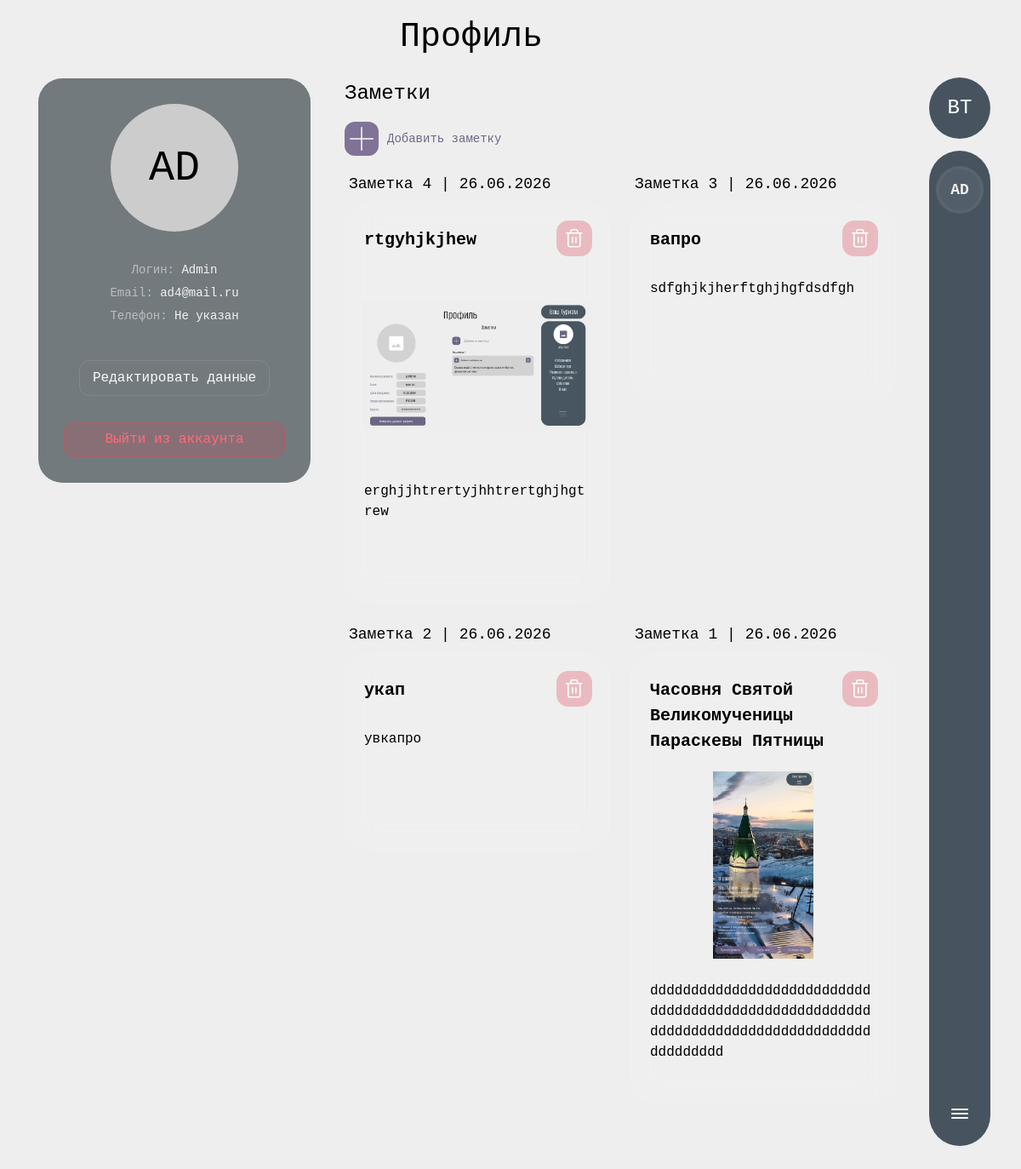
The page /user/profile/ (signed in) on the database its author committed.
### users/models.py (models this page shows, shortened)
class Note(models.Model):
    author = models.ForeignKey(User, on_delete=models.CASCADE, related_name='notes')
    title = models.CharField(max_length=200, verbose_name="Заголовок")
    text = models.TextField(verbose_name="Текст заметки")
    image = models.ImageField(upload_to='notes/', blank=True, null=True, verbose_name="Фото к заметке")
    created_at = models.DateTimeField(auto_now_add=True)
    removed = models.BooleanField(default=False, verbose_name="Удалена")
    class Meta:
        verbose_name = 'Заметка'
        verbose_name_plural = 'Заметки'

### users/views.py (the view, shortened to what this page needs)
# urls.py: path('profile/', views.profile_view, name='profile'),
@login_required
def profile_view(request):
    form = NoteForm()
    notes = request.user.notes.filter(removed=False).order_by('-created_at')
    return render(request, 'users/profile.html', {'notes': notes, 'form': form})

### users/forms.py
class NoteForm(forms.ModelForm):
    class Meta:
        model = Note
        fields = ['title', 'text', 'image']
        widgets = {
            'title': forms.TextInput(attrs={
                'class': 'form-input-glass figma-input',
                'placeholder': 'Заголовок'
            }),
            'text': forms.Textarea(attrs={
                'class': 'form-input-glass figma-input',
                'rows': 2,
                'placeholder': 'Начните ввод'
            }),
            'image': forms.FileInput(attrs={
                'class': 'form-file-input'
            }),
        }

### users/templates/users/profile.html (shortened to what this page needs)
{% extends 'main/layout.html' %}
{% load static %}
{% block body_class %}no-scroll{% endblock %}
{% block content %}
<div class="features">
    <h1 class="text-center mb-4">Профиль</h1>
    <div class="profile-layout">
        <div class="profile-info-side">
            <form method="post" action="{% url 'profile' %}" enctype="multipart/form-data">
                <div class="profile-content-wrapper">
                    <div class="avatar" style="width: 150px; height: 150px; font-size: 50px; overflow: hidden; border-radius: 50%;">
                        {% if user.profile.avatar %}
                            <img src="{{ user.profile.avatar.url }}" style="width:100%; height:100%; object-fit:cover;">
                        {% else %}
                            {{ user.username|slice:":2"|upper }}
                        {% endif %}
                    </div>
                    <div style="width: 100%; margin-top: 20px;">
                        <div class="view-mode">
                            <p><strong>Логин:</strong> {{ user.username }}</p>
                            <p><strong>Email:</strong> {{ user.email }}</p>
                            <p><strong>Телефон:</strong> {{ user.profile.phone|default:"Не указан" }}</p>
                        </div>
                    </div>
                    <a href="javascript:void(0)" onclick="toggleEdit(true)" class="btn-side view-mode" style="background: var(--accent-rgba); margin-top: 20px; text-decoration: none; text-align: center;">Редактировать данные</a>
                </div>
            </form>
            <form method="post" action="{% url 'logout' %}" class="view-mode" style="width: 100%; margin-top: 10px;">
                <button type="submit" class="btn-side" style="background: rgba(219, 68, 85, 0.2); border: 1px solid rgba(219, 68, 85, 0.4); color: #ff6b7a;">
                    Выйти из аккаунта
                </button>
            </form>
        </div>
        <div class="profile-notes-side">
            <div class="notes-tab-header">Заметки</div>
            <div class="add-note-section">
                <div class="tour-top">
                    <button class="tour-add-btn"
                        id="openNoteFormBtn">
                        <svg width="30" height="30" viewBox="0 0 37 37" fill="none" xmlns="http://www.w3.org/2000/svg">
                          <path d="M18.5 1V36M1 18.5H36" stroke="#FFFBFB" stroke-width="2" stroke-linecap="round" stroke-linejoin="round" />
                        </svg>
                    </button>
                    <div class="tour-add-text"> Добавить заметку </div>
                </div>
            </div>
            <div class="notes-grid notes-list-container custom-scroll">
                {% for note in notes %}
                    <div class="note-item-wrapper" id="note-{{ note.id }}">
                        <div class="note-label">Заметка {{ forloop.revcounter }} | {{ note.created_at|date:"d.m.Y" }}</div>
                        <div class="note-card-custom">
                            <div class="note-card-top">
                                <div class="note-content">
                                    <textarea
                                        class="note-edit-title"
                                        data-note-id="{{ note.id }}"
                                        rows="1">{{ note.title }}</textarea>
                                </div>
                                <button
                                    class="btn-more delete-note-btn"
                                    data-note-id="{{ note.id }}">
                                </button>
                            </div>
                            {% if note.image %}
                              <div class="note-image-container">
                                <img src="{{ note.image.url }}" class="note-image" alt="{{ note.title }}">
                              </div>
                            {% endif %}
                            <div class="note-content">
                                <textarea
                                    class="note-edit-text"
                                    data-note-id="{{ note.id }}"
                                    rows="5">{{ note.text }}</textarea>
                            </div>
                        </div>
                    </div>
                {% endfor %}
            </div>
        </div>
    </div>
</div>
{% endblock %}

### main/templates/main/layout.html (shortened to what this page needs)
{% load static %}
<!doctype html>
<html lang="ru">
<head>
    <link rel="stylesheet" href="https://cdn.jsdelivr.net/npm/bootstrap@5.3.3/dist/css/bootstrap.min.css">
    <link rel="stylesheet" href="https://unpkg.com/leaflet/dist/leaflet.css"/>
    <link rel="stylesheet" href="{% static 'main/css/base.css' %}">
    <link rel="stylesheet" href="{% static 'main/css/ui-kit.css' %}">
    <link rel="stylesheet" href="{% static 'main/css/home.css' %}">
    <link rel="stylesheet" href="{% static 'main/css/profile.css' %}">
    <link rel="stylesheet" href="{% static 'main/css/guide-favorites-events.css' %}">
    <link rel="stylesheet" href="{% static 'main/css/tours.css' %}">
    <link rel="stylesheet" href="{% static 'main/css/about.css' %}">
</head>
<body class="{% block body_class %}{% endblock %}">
<div class="hero">
    <div class="container-hero">
        {% block content %}{% endblock %}
    </div>
    <aside class="side-wrapper">
        <div class="sidebar-logo">
            <span class="logo-short">ВТ</span>
        </div>
        <aside class="side-panel">
            {% if user.is_authenticated %}
            <a href="{% url 'profile' %}" class="avatar-link" title="Перейти в профиль">
                <div class="avatar">
                    {% if user.profile.avatar %}
                    <img src="{{ user.profile.avatar.url }}" style="width:100%; border-radius:50%">
                    {% else %}
                    {{ user.username|slice:":2"|upper }}
                    {% endif %}
                </div>
            </a>
            {% endif %}
            <button class="side-toggle" aria-expanded="true" title="Развернуть/Свернуть панель">
                <svg width="20" height="12" viewBox="0 0 20 12" fill="none" xmlns="http://www.w3.org/2000/svg">
                    <rect width="20" height="2" rx="1" fill="currentColor"/>
                    <rect y="5" width="20" height="2" rx="1" fill="currentColor"/>
                    <rect y="10" width="20" height="2" rx="1" fill="currentColor"/>
                </svg>
            </button>
        </aside>
    </aside>
</div>
</body>
</html>

### main/static/main/css/base.css (style rules this page uses)
:root { --accent-rgba: 120, 95, 140; --glass-bg: rgba(16, 28, 36, 0.55); --glass-strong: rgba(12, 18, 26, 0.65); --text-light: rgba(255, 255, 255, 0.95); --muted: rgba(255, 255, 255, 0.78); --btn-padding-y: 12px; --btn-padding-x: 30px; --radius-lg: 28px; --radius-pill: 999px; --sidebar-open: 280px; --sidebar-collapsed: 82px; --page-padding: 30px; font-synthesis: none; }
html, body { height: 100%; margin: 0; font-family: 'MyMono', monospace; color: #000; -webkit-font-smoothing: antialiased; background: #f8f8f8; }
a { text-decoration: none; }
.hero { position: relative; min-height: 100svh; width: 100%; background-color: #eee; background-position: center; background-size: cover; background-repeat: no-repeat; display: block; overflow: hidden; padding-bottom: 24px; box-sizing: border-box; }
.hero::before { content: ""; position: absolute; inset: 0; pointer-events: none; }
.container-hero { position: relative; z-index: 2; min-height: 100svh; width: 100%; height: 100%; padding: calc(var(--page-padding) - 10px) calc(var(--sidebar-collapsed) + 40px) var(--page-padding) var(--page-padding); transition: padding-right .35s ease; box-sizing: border-box; }
.custom-scroll { scrollbar-width: thin; scrollbar-color: rgba(255, 255, 255, 0.3) transparent; }
.side-wrapper { position: fixed; top: 6%; right: 36px; display: flex; flex-direction: column; align-items: flex-end; gap: 14px; z-index: 20; transition: right .35s ease; }
.sidebar-logo { width: 280px; height: 72px; border-radius: 999px; background: rgba(0, 19, 36, 0.7); backdrop-filter: blur(4px); display: flex; align-items: center; justify-content: center; color: white; font-size: 24px; font-weight: 500; transition: width .35s ease, border-radius .35s ease, padding .35s ease; overflow: hidden; }
.side-panel { position: relative; right: 0; top: 0; width: 280px; max-width: 100%; height: 77vh; background: rgba(0, 19, 36, 0.7); backdrop-filter: blur(4px); border-radius: 35px; padding: 15px 20px; display: flex; flex-direction: column; align-items: center; gap: 10px; z-index: 5; transition: width .35s ease, right .35s ease, transform .35s ease; box-sizing: border-box; }
.logo-short { display: none; }
.side-toggle { margin-top: auto; width: 40px; height: 40px; border-radius: 10px; display: flex; align-items: center; justify-content: center; background: transparent; border: none; cursor: pointer; color: var(--text-light); outline: none; }
@media (min-width: 769px) { .side-panel.collapsed { width: 72px; padding: 18px 8px; border-radius: 40px; } }
@media (min-width: 769px) { .side-panel.collapsed .avatar { width: 56px; height: 56px; font-size: 18px; border-width: 4px; } }
@media (min-width: 769px) { .side-wrapper.collapsed .sidebar-logo { width: 72px; height: 72px; border-radius: 50%; } }
@media (min-width: 769px) { .side-wrapper.collapsed .logo-short { display: block; } }

### main/static/main/css/ui-kit.css (style rules this page uses)
.avatar { width: 150px; height: 150px; font-size: 50px; overflow: hidden; border-radius: 50%; display: flex; align-items: center; justify-content: center; background: #ccc; flex-shrink: 0; }
.side-panel .avatar { width: 90px; height: 90px; border-radius: 999px; background: rgba(255, 255, 255, 0.06); display: flex; align-items: center; justify-content: center; font-weight: 700; font-size: 24px; color: rgba(255, 255, 255, 0.9); border: 4px solid rgba(255, 255, 255, 0.04); }
.avatar-link { text-decoration: none; color: inherit; }
.btn-side { display: inline-flex; align-items: center; justify-content: center; width: 100%; padding: 8px 15px; font-size: 16px; font-weight: 500; color: var(--text-light); background: rgba(120, 95, 140, 0.5); border: 1px solid rgba(255, 255, 255, 0.1); border-radius: 12px; text-decoration: none; transition: all .2s ease; cursor: pointer; box-sizing: border-box; }
.btn-more { display: inline-flex; align-items: center; justify-content: center; width: fit-content; padding: 8px 8px; border-radius: 10px; color: white; text-decoration: none; font-size: 16px; transition: .2s ease; }
.tour-menu-btn, .tour-add-btn, .route-side-button { width: 62px; height: 62px; border: none; outline: none; border-radius: 20px; background: rgba(119,105,144,0.92); color: white; font-size: 28px; display: flex; align-items: center; justify-content: center; cursor: pointer; transition: 0.2s; flex-shrink: 0; }
.delete-note-btn { width: 42px; height: 42px; flex-shrink: 0; border: none; border-radius: 14px; background: rgba(219,68,85,0.3); color: black; cursor: pointer; transition: 0.2s; }

### rows shown on the page
Note: created_at "26.06.2026", id "rtgyhjkjhew", image (picture), id "erghjjhtrertyjhhtrertghjhgtrew"
Note: created_at "26.06.2026", id "вапро", id "sdfghjkjherftghjhgfdsdfgh"
Note: created_at "26.06.2026", id "укап", id "увкапро"
Note: created_at "26.06.2026", id "Часовня Святой Великомученицы Параскевы Пятницы", image (picture), id "dddddddddddddddddddddddddddddddddddddddddddddddddddddddddddddddddddddddddddddddddddddddddd"

### other values the page prints
{{ user.username|slice:":2"|upper }} "AD"
{{ user.username }} "Admin"
{{ user.email }} "ad4@mail.ru"
{{ user.profile.phone|default:"Не указан" }} "Не указан"
